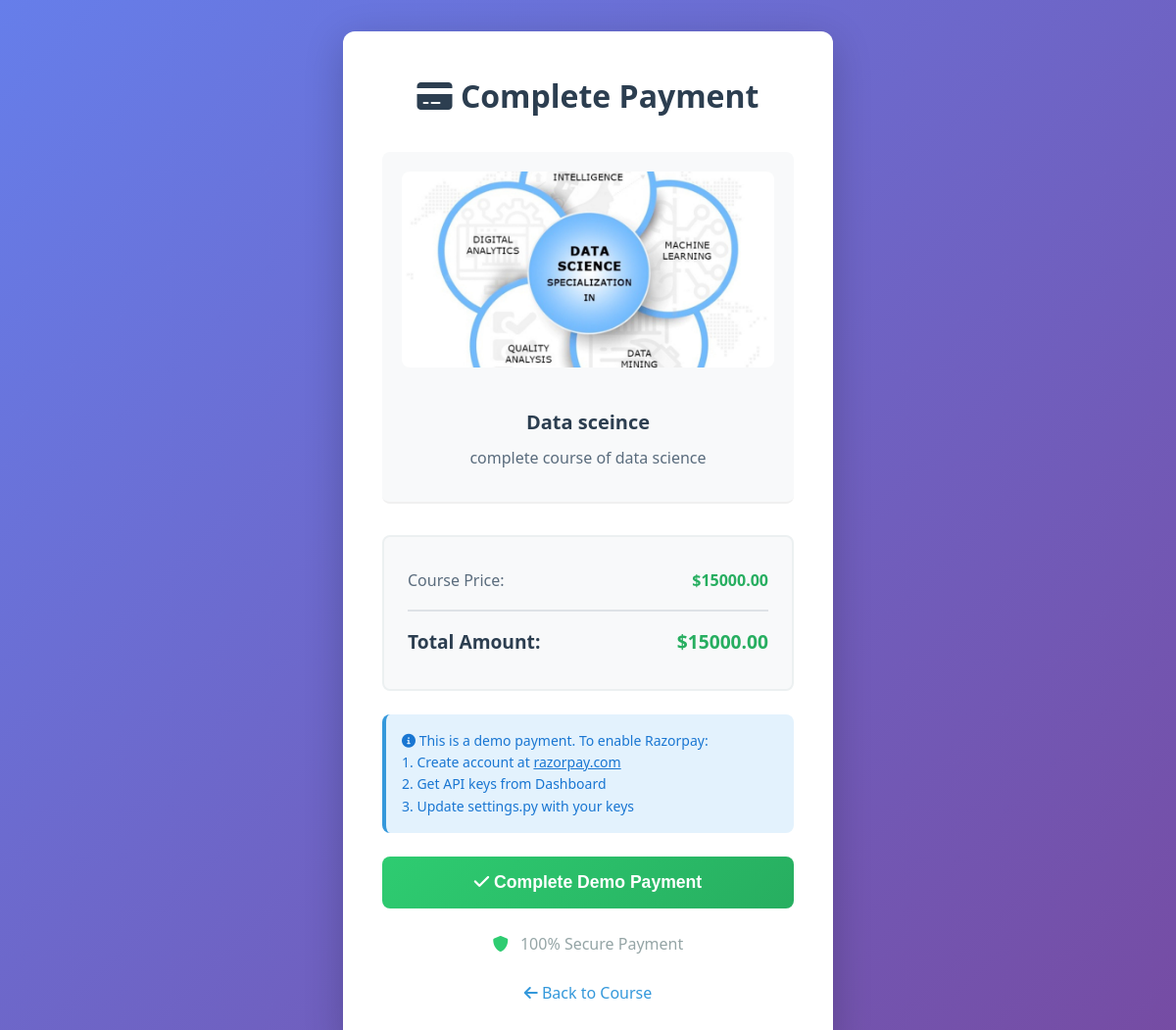
/course/2/payment/ (signed in), run on the app's committed database.
### courses/models.py (models this page shows, shortened)
class Course(models.Model):
    objects = models.Manager()  # Explicit manager declaration for type checkers
    if TYPE_CHECKING:
        id: int
        modules: 'RelatedManager[Module]'
        enrollments: 'RelatedManager[Enrollment]'
        payments: 'RelatedManager[Payment]'
    title = models.CharField(max_length=200)
    description = models.TextField()
    image = models.ImageField(upload_to='course_images/', blank=True, null=True)
    price = models.DecimalField(max_digits=10, decimal_places=2, default=0.00)
    is_free = models.BooleanField(default=False)
    created_by = models.ForeignKey(User, on_delete=models.CASCADE, related_name='courses_created')
    created_at = models.DateTimeField(default=timezone.now)
    updated_at = models.DateTimeField(auto_now=True)
    is_published = models.BooleanField(default=True)
    class Meta:
        ordering = ['-created_at']

### users/views.py (the view, shortened to what this page needs)
# urls.py: path('course/<int:course_id>/payment/', views.payment, name='payment'),
@login_required
def payment(request, course_id):
    course = get_object_or_404(Course, id=course_id)
    context = {
        'course': course,
        'razorpay_enabled': getattr(settings, 'RAZORPAY_ENABLED', False),
        'razorpay_key_id': getattr(settings, 'RAZORPAY_KEY_ID', ''),
        'order_id': f"ORDER_{uuid.uuid4().hex[:10].upper()}",
    }
    return render(request, 'users/payment.html', context)

### templates/users/payment.html (shortened to what this page needs)
{% extends 'base.html' %}
{% block content %}
<div class="payment-container">
    <div class="payment-box">
        <h1><i class="fas fa-credit-card"></i> Complete Payment</h1>
        <div class="course-summary">
            {% if course.image %}
            <img src="{{ course.image.url }}" alt="{{ course.title }}" class="course-image">
            {% endif %}
            <h2>{{ course.title }}</h2>
            <p>{{ course.description|truncatewords:30 }}</p>
        </div>
        <div class="payment-details">
            <div class="payment-row">
                <span>Course Price:</span>
                <span class="amount">${{ course.price }}</span>
            </div>
            <div class="payment-row total">
                <span>Total Amount:</span>
                <span class="amount">${{ course.price }}</span>
            </div>
        </div>
        {% if razorpay_enabled %}
        <button id="razorpay-button" class="btn-pay">
            <i class="fas fa-lock"></i> Pay Securely with Razorpay
        </button>
        {% else %}
        <form method="post" class="payment-form">
            <p class="payment-info">
                <i class="fas fa-info-circle"></i>
                This is a demo payment. To enable Razorpay:
                <br>1. Create account at <a href="https://razorpay.com/" target="_blank">razorpay.com</a>
                <br>2. Get API keys from Dashboard
                <br>3. Update settings.py with your keys
            </p>
            <button type="submit" class="btn-pay">
                <i class="fas fa-check"></i> Complete Demo Payment
            </button>
        </form>
        {% endif %}
        <div class="payment-security">
            <i class="fas fa-shield-alt"></i>
            <span>100% Secure Payment</span>
        </div>
        <div class="payment-footer">
            <a href="{% url 'users:course_detail' course.id %}"><i class="fas fa-arrow-left"></i> Back to Course</a>
        </div>
    </div>
</div>
{% endblock %}

### static/css/style.css (style rules this page uses)
* { margin: 0; padding: 0; box-sizing: border-box; }
body { font-family: 'Segoe UI', Tahoma, Geneva, Verdana, sans-serif; line-height: 1.6; color: #333; background-color: #f5f5f5; }
.payment-container { display: flex; justify-content: center; align-items: center; min-height: 100vh; background: linear-gradient(135deg, #667eea 0%, #764ba2 100%); padding: 20px; }
.payment-box { background: white; padding: 40px; border-radius: 10px; box-shadow: 0 10px 40px rgba(0,0,0,0.2); width: 100%; max-width: 500px; }
.payment-box h1 { color: #2c3e50; margin-bottom: 30px; text-align: center; }
.course-summary { background: #f8f9fa; padding: 20px; border-radius: 8px; margin-bottom: 20px; }
.course-summary h2 { color: #2c3e50; font-size: 20px; margin-bottom: 10px; }
.course-summary p { color: #666; }
.payment-details { border: 2px solid #ecf0f1; border-radius: 8px; padding: 20px; margin-bottom: 20px; }
.payment-row { display: flex; justify-content: space-between; padding: 10px 0; color: #555; }
.payment-row.total { border-top: 2px solid #ecf0f1; margin-top: 10px; padding-top: 15px; font-weight: bold; font-size: 18px; color: #2c3e50; }
.payment-row .amount { color: #27ae60; font-weight: bold; }
.payment-form { margin-top: 20px; }
.payment-info { background: #fff3cd; padding: 15px; border-radius: 5px; margin-bottom: 20px; color: #856404; font-size: 14px; }
.btn-pay { width: 100%; padding: 15px; background: linear-gradient(135deg, #27ae60 0%, #2ecc71 100%); color: white; border: none; border-radius: 5px; font-size: 16px; font-weight: 600; cursor: pointer; transition: all 0.3s; }
.payment-footer { text-align: center; margin-top: 20px; }
.payment-footer a { color: #667eea; text-decoration: none; }

### templates/users/payment.html (style rules this page uses)
.payment-container { min-height: 100vh; background: linear-gradient(135deg, #667eea 0%, #764ba2 100%); display: flex; justify-content: center; align-items: center; padding: 2rem; }
.payment-box { background: white; border-radius: 12px; padding: 2.5rem; max-width: 500px; width: 100%; box-shadow: 0 10px 40px rgba(0,0,0,0.2); }
.payment-box h1 { text-align: center; color: #2c3e50; margin-bottom: 2rem; }
.course-summary { text-align: center; margin-bottom: 2rem; padding-bottom: 2rem; border-bottom: 2px solid #f0f0f0; }
.course-image { width: 100%; max-height: 200px; object-fit: cover; border-radius: 8px; margin-bottom: 1rem; }
.course-summary h2 { color: #2c3e50; margin: 1rem 0 0.5rem 0; }
.course-summary p { color: #5a6c7d; }
.payment-details { background: #f8f9fa; padding: 1.5rem; border-radius: 8px; margin-bottom: 1.5rem; }
.payment-row { display: flex; justify-content: space-between; padding: 0.5rem 0; color: #5a6c7d; }
.payment-row.total { border-top: 2px solid #dee2e6; margin-top: 0.5rem; padding-top: 1rem; font-weight: 600; font-size: 1.2rem; color: #2c3e50; }
.amount { color: #3498db; font-weight: 600; }
.payment-form { margin-bottom: 1rem; }
.payment-info { background: #e3f2fd; padding: 1rem; border-radius: 8px; border-left: 4px solid #3498db; margin-bottom: 1.5rem; color: #1976d2; line-height: 1.6; }
.payment-info a { color: #1976d2; text-decoration: underline; }
.btn-pay { width: 100%; padding: 1rem; background: linear-gradient(135deg, #2ecc71 0%, #27ae60 100%); color: white; border: none; border-radius: 8px; font-size: 1.1rem; font-weight: 600; cursor: pointer; transition: transform 0.2s; }
.payment-security { text-align: center; color: #95a5a6; margin: 1.5rem 0; }
.payment-security i { color: #2ecc71; margin-right: 0.5rem; }
.payment-footer { text-align: center; margin-top: 1.5rem; }
.payment-footer a { color: #3498db; text-decoration: none; }

### data on the page
Course: image (picture), title "Data sceince", description "complete course of data science", price "15000.00"
